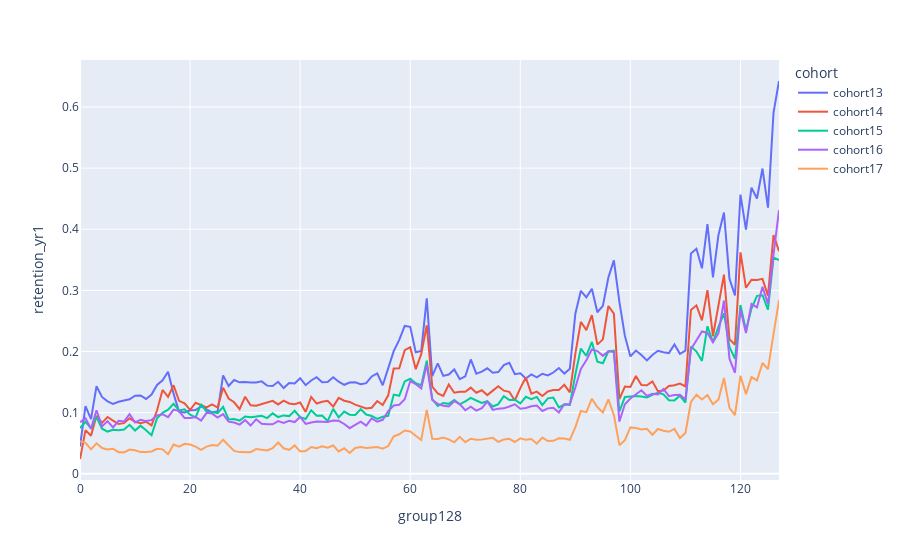

Write notebook code for a chart like this one.
### Code cell
fig = px.line(df, x="group128", y="retention_yr1", 
                 color="cohort",
                 #size='petal_length', hover_data=['petal_width']
                )
fig.show()
